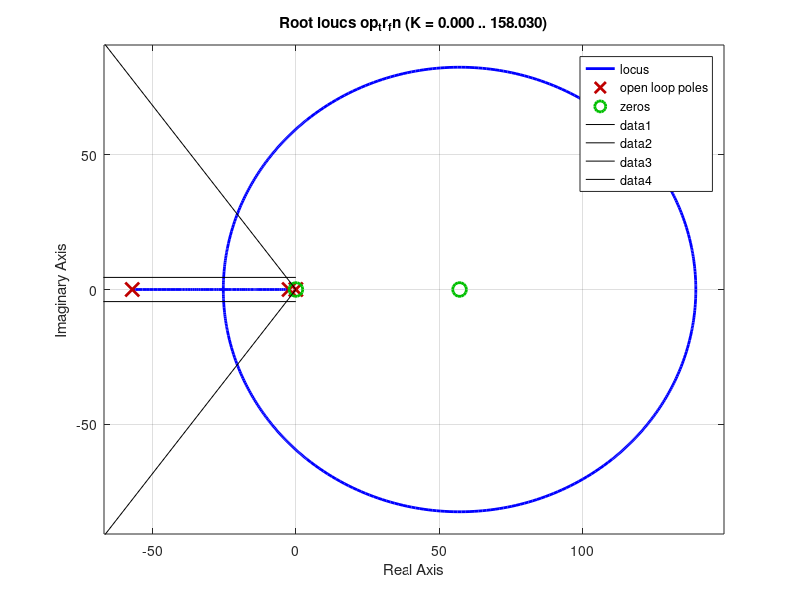

Write the MATLAB code that produced this figure.
clear all;
ctr_type = 'p';

K = 0.90035;
Td = 0.035;
tau = 0.42;

H_s = 1;
beta_deg = 53.77;
beta_rad = deg2rad(beta_deg);

switch ctr_type
    case 'p'
        Kp = 1;
        Kd = 0;
        Ki = 0;
    case 'pd'
        Kp = 1;
        Kd = 10;
        Ki = 0;
    case 'pi'
        Kp = 1;
        Kd = 0;
        Ki = 1;
    case 'pid'
        Kp = 1;
        Kd = 1;
        Ki = 1;
end


s = tf('s');
P_s = K * (2-Td*s) / ((1+tau*s)*(2+Td*s));

C_s = Kp + Kd*s + Ki/s;
G_s = C_s * P_s;

op_tr_fn = G_s * H_s;

rlocus(op_tr_fn);
hold on;
plot([0 -100], [0 100*tan(beta_rad)], 'black', [0 -100], [0 -100*tan(beta_rad)], 'black');
plot([0 -100], [pi/0.7 pi/0.7], 'black', [0 -100], [-pi/0.7 -pi/0.7], 'black');